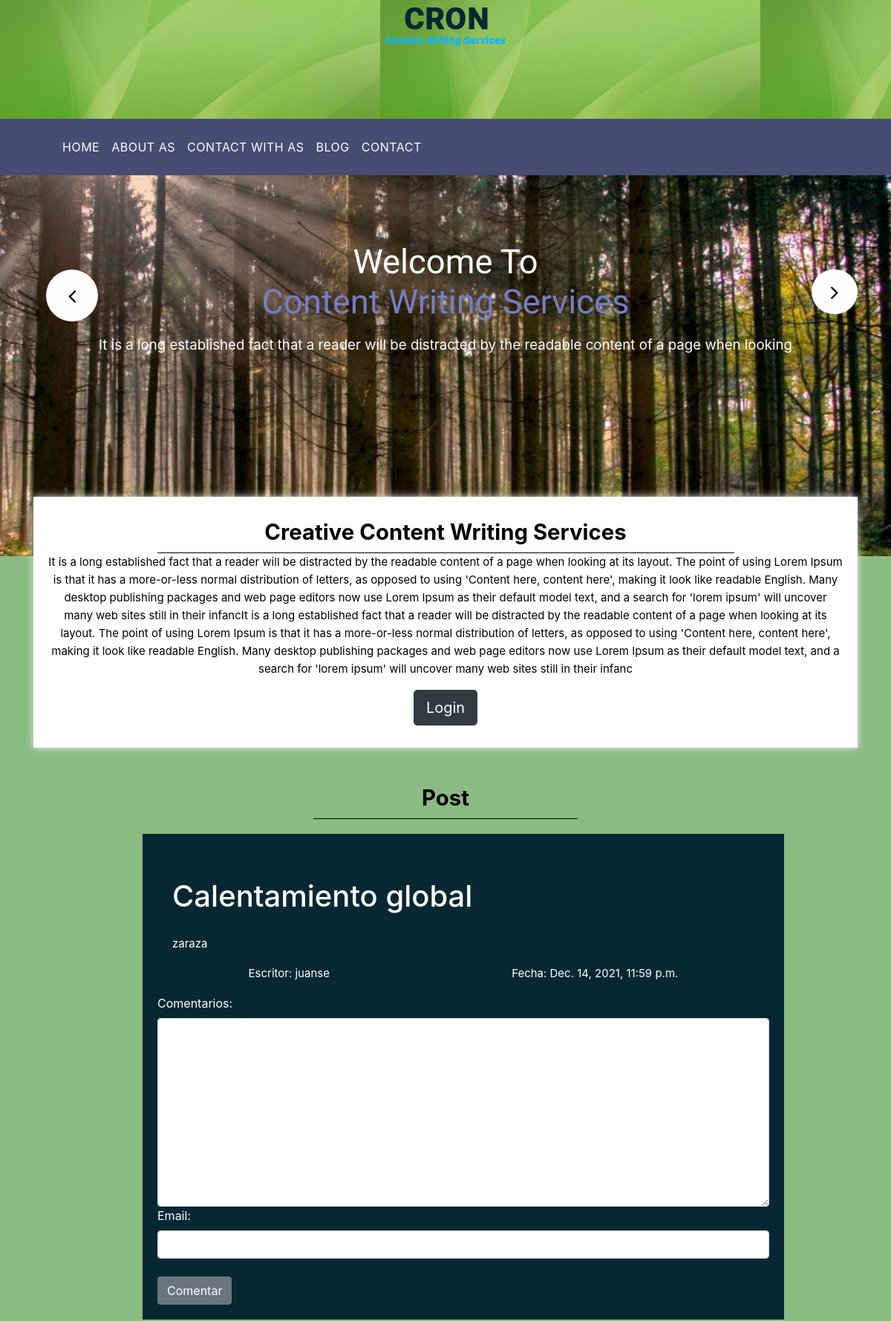
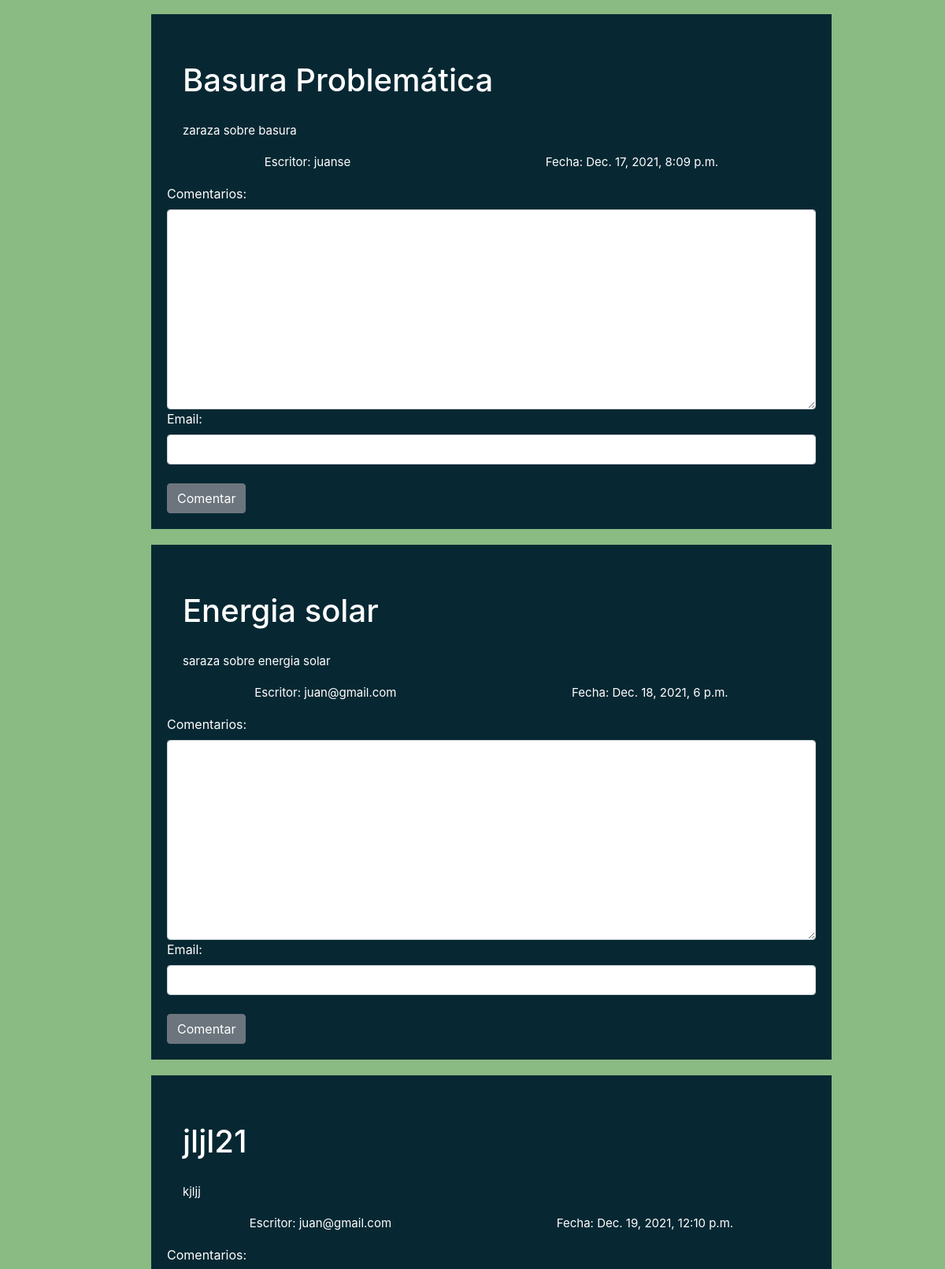
The page / (upper part) on the database its author committed (2 pictures, top to bottom).
### post/models.py (models this page shows, shortened)
class Post(models.Model):
    title = models.CharField(max_length=50)
    content = models.CharField(max_length=500)
    created = models.DateTimeField(default=timezone.now)
    active = models.BooleanField(default=True)
    category_id = models.ForeignKey(Category, on_delete=models.CASCADE)
    user_id = models.ForeignKey(User, on_delete=models.CASCADE)

### post/views.py (the view)
# urls.py: path('', postViews.allPost, name='home'),
def allPost(request):
    result = Post.objects.all()
    context = {
        'data':result
    }
    print(type(request.user.id))
    if request.user.id is None:
        context['form'] = CommentForm()
    else:
        context['form'] = CommentForm(instance=request.user)
    return render(request, 'home.html', context)

### comments/forms.py
class CommentForm(forms.ModelForm):
    class Meta:
        model = Comments
        fields = ['comment', 'email','post_id']
        widgets ={
            'comment':widgets.Textarea(attrs={'class':'form-control', 'width':'40px'}),
            'email':widgets.EmailInput(attrs={'class':'form-control', 'requerid':True}),
            'post_id':widgets.HiddenInput()
        }
        labels = {
            'comment': _('Comentarios'),
        }

### templates/home.html (shortened to what this page needs)
{% extends 'base.html' %}
{% load static %}
{% block content %}
<div class="banner-main">
    <div class="container">
        <div id="main_slider" class="carousel slide" data-ride="carousel">
            <div class="carousel-inner">
                <div class="carousel-item active">
                    <div class="titlepage-h1">
                        <h1 class="bnner_title">Welcome To<br>
                            <span style="color: #787dc2">Content Writing Services</span>
                        </h1>
                        <p class="long_text">It is a long established fact that a reader will be distracted by the
                            readable content of a page when looking </p>
                    </div>
                </div>
            </div>
            <a class="carousel-control-prev" href="#main_slider" role="button" data-slide="prev">
                <i class="fa fa-angle-left"></i>
            </a>
            <a class="carousel-control-next" href="#main_slider" role="button" data-slide="prev">
                <i class="fa fa-angle-right"></i>
            </a>
        </div>
    </div>
</div>
<div class="services_main">
    <div class="container">
        <div class="creative_taital">
            <h1 class="creative_text">Creative Content Writing Services</h1>
            <p style="color: #050000; text-align: center;">It is a long established fact that a reader will be
                distracted by the readable content of a page when looking at its layout. The point of using Lorem Ipsum
                is that it has a more-or-less normal distribution of letters, as opposed to using 'Content here, content
                here', making it look like readable English. Many desktop publishing packages and web page editors now
                use Lorem Ipsum as their default model text, and a search for 'lorem ipsum' will uncover many web sites
                still in their infancIt is a long established fact that a reader will be distracted by the readable
                content of a page when looking at its layout. The point of using Lorem Ipsum is that it has a
                more-or-less normal distribution of letters, as opposed to using 'Content here, content here', making it
                look like readable English. Many desktop publishing packages and web page editors now use Lorem Ipsum as
                their default model text, and a search for 'lorem ipsum' will uncover many web sites still in their
                infanc</p>
            <div class="btn_main">
                <a type="button" href="{% url 'login' %}" class="btn btn-dark btn-lg">Login</a>
            </div>
        </div>
        <div class="section_service_2">
            <h1 class="service_text">Post</h1>
        </div>
        <div class="service_main">
            <div class="row d-flex justify-content-center">
                <div class="card-content">
                    {% for i in data %}
                    <div class="written_text ml-5">
                        <h1 class="written_text">{{i.title}}</h1>
                        <p>{{i.content}}</p>
                        <div class="seccion1-container">
                            <p>Escritor: {{i.user_id}}</p>
                            <p>Fecha: {{i.created}}</p>
                        </div>
                        <div class="d-flex flex-column">
                            <form action="{% url 'saveComment' %}" method="POST">{% csrf_token %}
                                {{form}}
                                <button type="submit" class="btn btn-secondary mt-4">Comentar</button>
                            </form>
                        </div>
                    </div>
                    {% endfor %}
                </div>
            </div>
        </div>
    </div>
</div>
{% endblock content %}

### static/css/style.css (style rules this page uses)
* { box-sizing: border-box !important; transition: ease all 0.5s; }
html { scroll-behavior: smooth; }
body { color: #666666; font-size: 14px; font-family: 'Raleway', sans-serif;; line-height: 1.80857; font-weight: normal; overflow-x: hidden; }
a { color: #1f1f1f; text-decoration: none !important; outline: none !important; -webkit-transition: all .3s ease-in-out; -moz-transition: all .3s ease-in-out; -ms-transition: all .3s ease-in-out; -o-transition: all .3s ease-in-out; transition: all .3s ease-in-out; }
h1, h2, h3, h4, h5, h6 { letter-spacing: 0; font-weight: normal; position: relative; padding: 0 0 10px 0; font-weight: normal; line-height: normal; color: #111111; margin: 0 }
h1 { font-size: 24px }
*, *::after, *::before { -webkit-box-sizing: border-box; -moz-box-sizing: border-box; box-sizing: border-box; }
p { margin: 20px; font-weight: 400; font-size: 15px; line-height: 24px; }
a { color: #ffffff; text-decoration: none; outline: none !important; }
.titlepage-h1 { width: 100%; float: left; margin: 0 auto; text-align: center; }
.bnner_title { font-size: 46pt; color: #ffffff; padding-top: 70px; font-family: 'Raleway', sans-serif;; }
.long_text { font-size: 14pt; color: #ffffff; padding-bottom: 30px; }
.btn_main { width: 40%; display: block; margin: 0 auto; text-align: center; }
.creative_taital { width: 100%; float: left; background-color: #ffffff; height: auto; padding-bottom: 30px; padding-top: 30px; box-shadow: 0px 0px 10px 0px; color: #e7e7e7; margin-top: -110px; margin-bottom: 50px; }
.creative_text { color: #050000; font-size: 22pt; text-align: center; border-bottom: 1px solid #000; width: 46%; margin: 0 auto; text-align: center; font-weight: bold; }
.section_service_2 { width: 100%; float: left; }
.service_text { color: #050000; font-size: 22pt; text-align: center; border-bottom: 1px solid #000; width: 22%; margin: 0 auto; font-weight: bold; }
.written_text { width: 100%; float: left; color: #ffffff; margin-top: 20px; }
.form-control { display: block; width: 100%; padding: .375rem .75rem; font-size: 1rem; line-height: 1.5; color: #495057; background-color: #072833; background-clip: padding-box; border: 1px solid #072833; border-radius: 0px; border: 0px; }
#main_slider a.carousel-control-prev { position: absolute; left: 82px; bottom: 10px; top: inherit; }
#main_slider a.carousel-control-prev { position: absolute; top: 40% !important; left: 17px !important; width: 70px; height: 70px; border-radius: 35px; }
#main_slider .carousel-control-prev, #main_slider .carousel-control-next { width: 62px; height: 60px; background: #fffdfd; opacity: 1; font-size: 30px; color: #000; }
#main_slider .carousel-control-prev, #main_slider .carousel-control-next { width: 62px; height: 60px; background: #fffdfd; opacity: 1; font-size: 30px; color: #000; border-radius: 35px; top: 40% !important; }

### static/css/responsive.css (style rules this page uses)
.banner-main { padding-bottom: 120px; }
.creative_text { width: 70%; }
.service_text { width: 32%; }
.bnner_title { font-size: 34pt; }

### rows shown on the page
Post: title "Calentamiento global", content "zaraza", user_id "juanse", created "Dec. 14, 2021, 11:59 p.m."
Post: title "Basura Problemática", content "zaraza sobre basura", user_id "juanse", created "Dec. 17, 2021, 8:09 p.m."
Post: title "Energia solar", content "saraza sobre energia solar", user_id "juan@gmail.com", created "Dec. 18, 2021, 6 p.m."
Post: title "jljl21", content "kjljj", user_id "juan@gmail.com", created "Dec. 19, 2021, 12:10 p.m.", form "Comentarios:"
